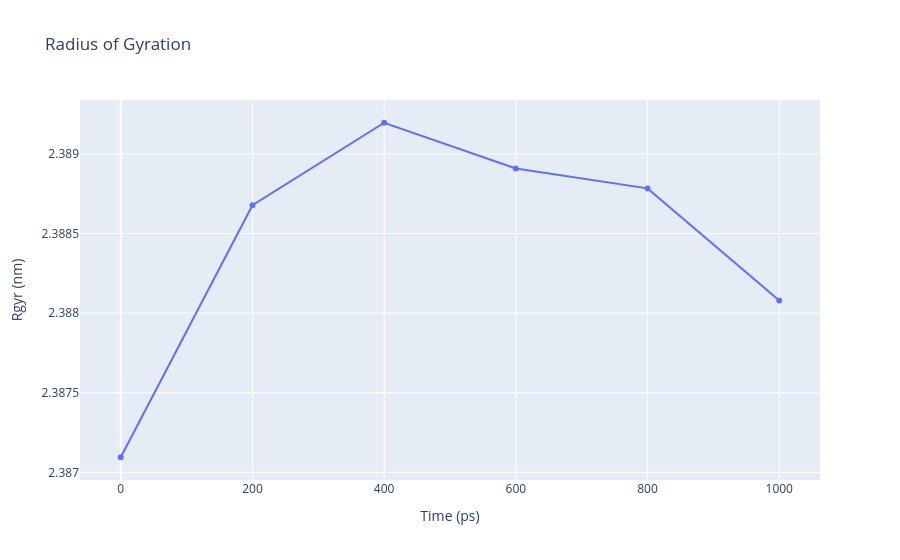

The cell this chart's notebook holds for it:
### Code cell
import plotly
import plotly.graph_objs as go

# Read Rgyr data from file 
with open(output_rgyr,'r') as rgyr_file:
    x,y = map(
        list,
        zip(*[
            (float(line.split()[0]),float(line.split()[1]))
            for line in rgyr_file 
            if not line.startswith(("#","@")) 
        ])
    )

plotly.offline.init_notebook_mode(connected=True)

fig = {
    "data": [go.Scatter(x=x, y=y)],
    "layout": go.Layout(title="Radius of Gyration",
                        xaxis=dict(title = "Time (ps)"),
                        yaxis=dict(title = "Rgyr (nm)")
                       )
}

plotly.offline.iplot(fig)

### Figure 1 — Plotly figure (JSON) as saved in the notebook; plotly's stock layout.template omitted (floating-point values rounded to 4 significant figures)
{"data": [{"type": "scatter", "x": [0, 200, 400, 600, 800, 1000], "y": [2.387, 2.389, 2.389, 2.389, 2.389, 2.388]}], "layout": {"title": {"text": "Radius of Gyration"}, "xaxis": {"title": {"text": "Time (ps)"}}, "yaxis": {"title": {"text": "Rgyr (nm)"}}}}
